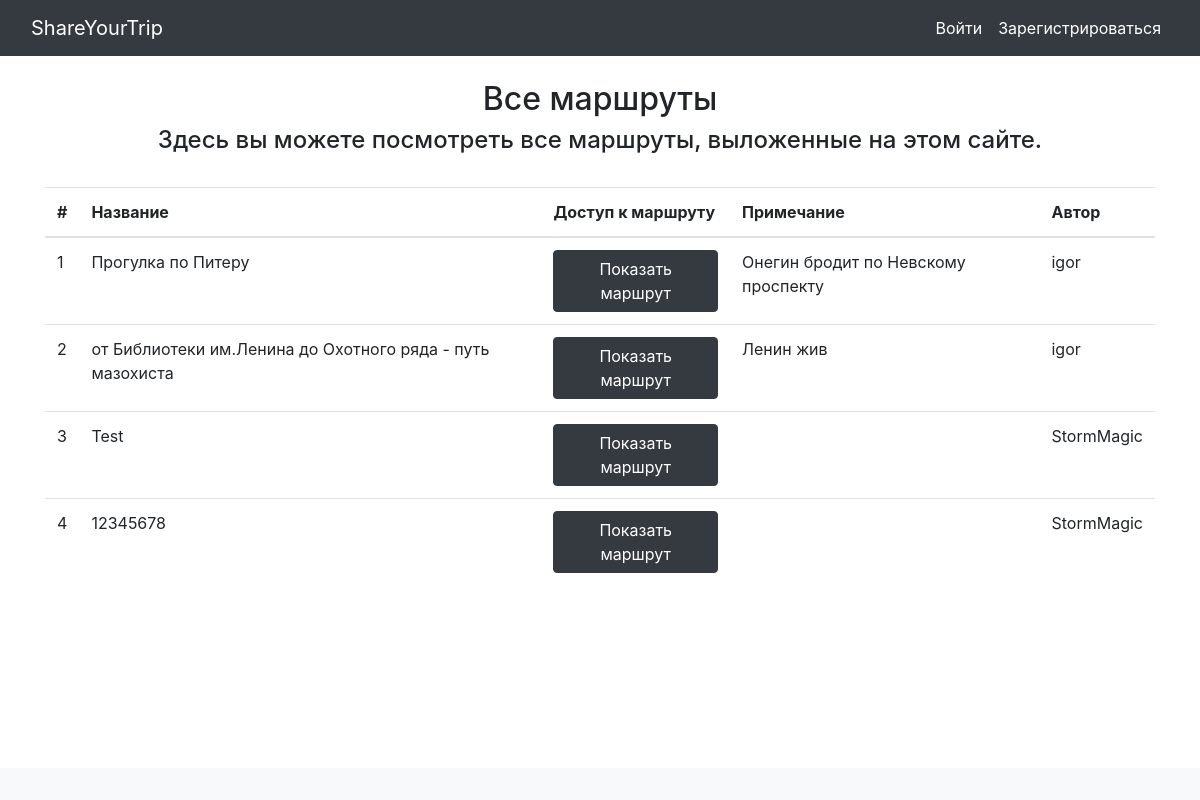
Before: /all_routes with the older database file.
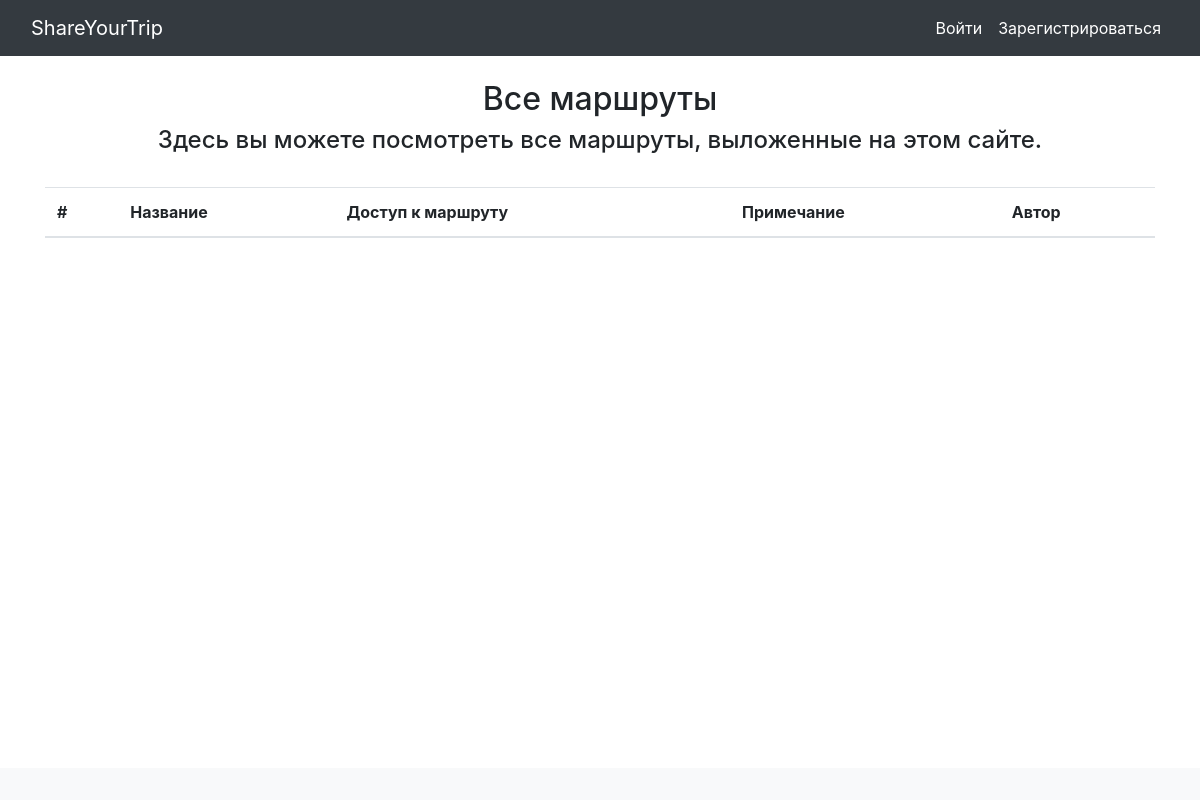
After: the same page with the newer database file.
### data/routes.py (models this page shows)
class Route(SqlAlchemyBase):
    __tablename__ = 'routes'
    id = sqlalchemy.Column(sqlalchemy.Integer, primary_key=True,
                                               autoincrement=True)
    name = sqlalchemy.Column(sqlalchemy.String)
    coordinates = sqlalchemy.Column(sqlalchemy.String)
    time_hours = sqlalchemy.Column(sqlalchemy.Float)
    budget = sqlalchemy.Column(sqlalchemy.Float)
    remarks = sqlalchemy.Column(sqlalchemy.String)
    author = sqlalchemy.Column(sqlalchemy.Integer, sqlalchemy.ForeignKey('users.id'))

### data/users.py (models this page shows, shortened)
class User(SqlAlchemyBase, UserMixin, SerializerMixin):
    __tablename__ = 'users'
    id = sqlalchemy.Column(sqlalchemy.Integer, nullable=False,
                                               primary_key=True,
                                               autoincrement=True)
    login = sqlalchemy.Column(sqlalchemy.String)
    hashed_password = sqlalchemy.Column(sqlalchemy.String)

### main.py (the view)
@login_required
@app.route("/all_routes")
def all_routes():
    db_sess = db_session.create_session()
    routes = db_sess.query(Route).all()
    users = db_sess.query(User).all()
    return render_template("all_routes.html", title="Все маршруты",
                           r=routes, u=users)

### data/db_session.py (called while the page is built)
def create_session() -> Session:
    global __factory
    return __factory()

### templates/all_routes.html
{% extends 'base.html' %}
{% block content %}
<div class="container mt-4 mb-4">
    <h2 class="text-center">Все маршруты</h2>
    <h4 class="text-center">Здесь вы можете посмотреть все маршруты, выложенные на этом сайте.</h4><br>
    <table class="table">
        <thead>
            <tr>
                <th scope="col">#</th>
                <th scope="col">Название</th>
                <th scope="col">Доступ к маршруту</th>
                <th scope="col">Примечание</th>
                <th scope="col">Автор</th>
            </tr>
        </thead>
        <tbody>
            {% for route in r %}
            <tr>
                <td>{{ route.id }}</td>
                <td>{{ route.name }}</td>
                <td><a class="btn btn-dark" href="/route/{{ route.id }}">Показать маршрут</a></td>
                <td>{{ route.remarks }}</td>
                <td>{{ u[route.author - 1].login }}</td>
            </tr>
            {% endfor %}
        </tbody>
    </table>
</div>
{% endblock %}

### templates/base.html (shortened to what this page needs)
<!DOCTYPE html>
<html lang="ru" class="h-100">
    <head>
        <link rel="stylesheet" href="https://cdn.jsdelivr.net/npm/bootstrap@4.5.3/dist/css/bootstrap.min.css">
        <link rel="stylesheet" href="../static/css/style.css">
    </head>
    <body class="d-flex flex-column h-100">
        <header>
            <nav class="navbar navbar-expand-md navbar-dark bg-dark">
                <div class="container-fluid">
                    <a class="navbar-brand" href="/">ShareYourTrip</a>
                    <div class="collapse navbar-collapse" id="navbarCollapse">
                        <ul class="navbar-nav mb-2 mb-md-0 ml-auto justify-content-center">
                        {% if current_user.is_authenticated %}
                            <li class="nav-item active">
                                <a class="nav-link" aria-current="page" href="/show_main">Карта</a>
                            </li>
                            <li class="nav-item active">
                                <a class="nav-link" aria-current="page" href="/add_new_route">Создать новый маршрут</a>
                            </li>
                            <li class="nav-item active">
                                <a class="nav-link" aria-current="page" href="/all_routes">Все маршруты</a>
                            </li>
                            <li class="nav-item active">
                                <a class="nav-link" aria-current="page" href="/profile">Профиль</a>
                            </li>
                            <li class="nav-item active">
                                <a class="nav-link" aria-current="page" href="/confirm_logout">Выйти</a>
                            </li>
                        {% else %}
                            <li class="nav-item active">
                                <a class="nav-link" aria-current="page" href="/login">Войти</a>
                            </li>
                            <li class="nav-item active">
                                <a class="nav-link" aria-current="page" href="/signup">Зарегистрироваться</a>
                            </li>
                        {% endif %}
                        </ul>
                    </div>
                </div>
            </nav>
        </header>
        <main class="flex-shrink-0">
            {% block content %}{% endblock %}
        </main>
        <footer class="footer mt-auto py-3 bg-light">
        </footer>
    </body>
</html>

Changed rows visible on the page:
removed Route: id "1", name "Прогулка по Питеру", remarks "Онегин бродит по Невскому проспекту", author.login "igor"
removed Route: id "2", name "от Библиотеки им.Ленина до Охотного ряда - путь мазохиста", remarks "Ленин жив", author.login "igor"
removed Route: id "3", name "Test", author.login "StormMagic"
removed Route: id "4", name "12345678", author.login "StormMagic"
